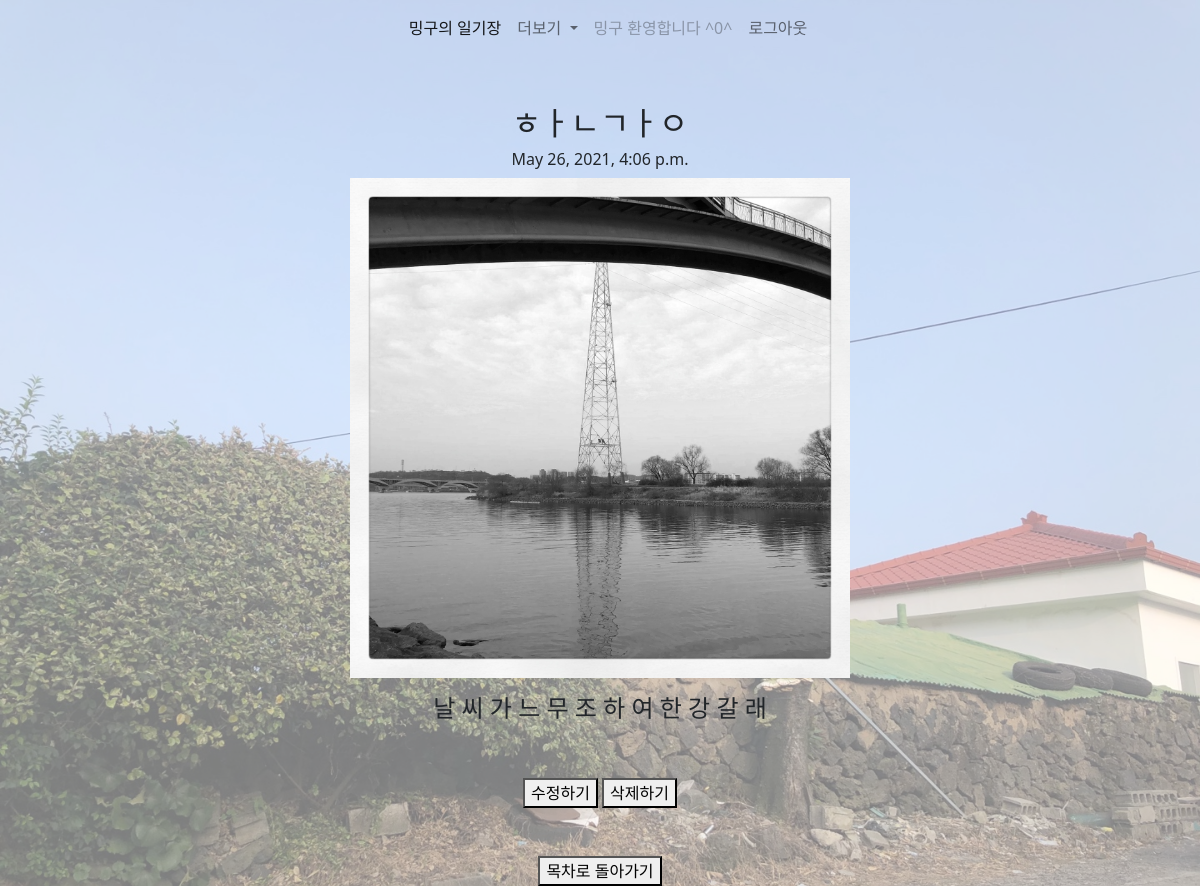
The page /blog/detail/11 (signed in) on the database as committed earlier.
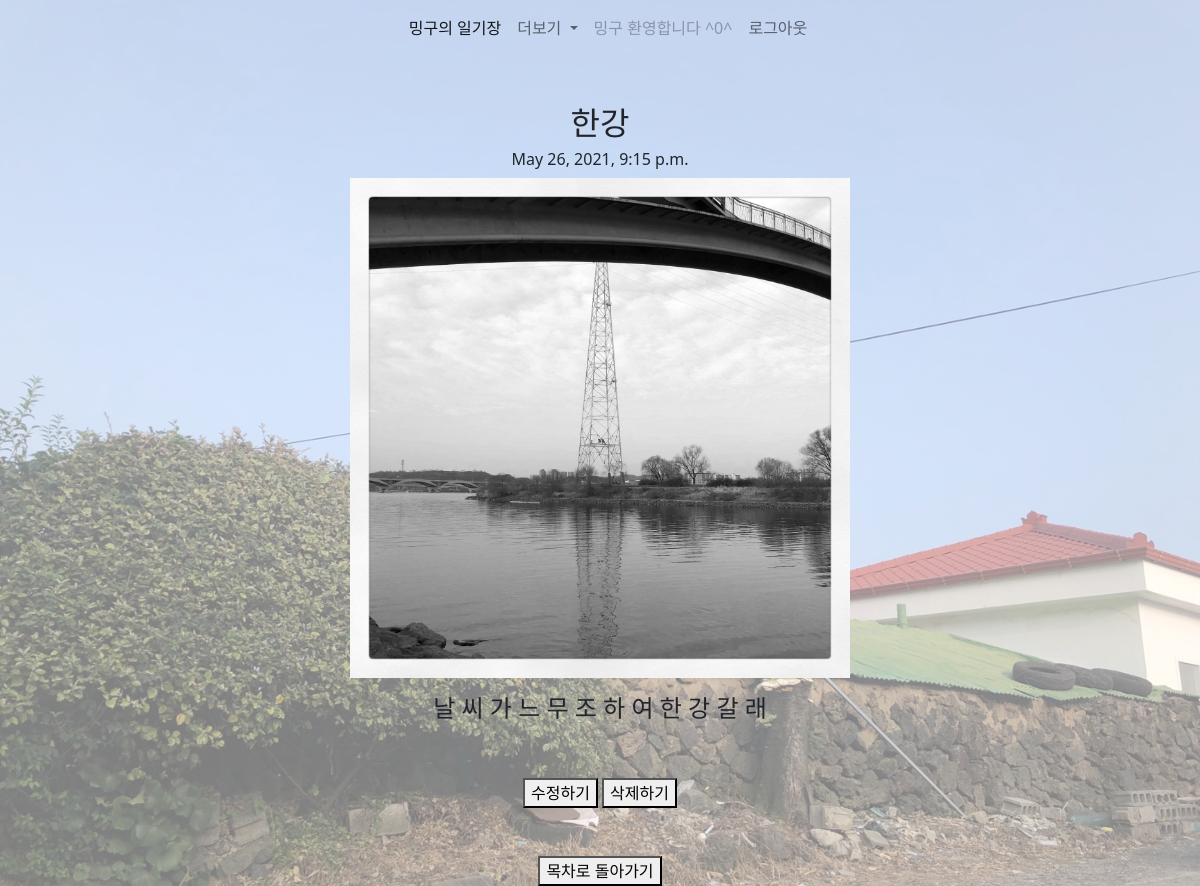
The same page on the database as committed later.
### blog/models.py (models this page shows, shortened)
class Blog (models.Model):
  title = models.CharField(max_length = 200)
  pub_date = models.DateTimeField()
  body = models.TextField()
  img = models.ImageField(upload_to = "blog/", blank = True, null = True)

### blog/views.py (the view)
# urls.py: path('detail/<str:id>', detail, name = "detail"),
@login_required(redirect_field_name=None, login_url="login")
def detail (request,id):
  blog = get_object_or_404(Blog, pk = id)
  return render (request, 'detail.html', {'blog':blog})

### blog/templates/detail.html
{% extends 'base.html' %}
{% block content%}
  <h2>{{blog.title}}</h2>
  <h6>{{blog.pub_date}}</h6>
  {% if blog.img %}
    <p><img src="{{blog.img.url}}" alt="" width="500"></p>
  {% endif %}
  <h4>{{blog.body}}</h4> <br><br>
  <div>
    <a href="{% url 'edit' blog.id %}"><button>수정하기</button></a>
    <a href="{% url 'delete' blog.id %}"><button>삭제하기</button></a>
    <br><br><br>
    <div>
      <a href="{% url 'contents' %}"><button>목차로 돌아가기</button></a>
    </div>
  </div>
{% endblock %}

Rows that differ between the two databases and show on the page:
changed Blog: title "ㅎㅏㄴㄱㅏㅇ" → "한강"; pub_date "May 26, 2021, 4:06 p.m." → "May 26, 2021, 9:15 p.m."
